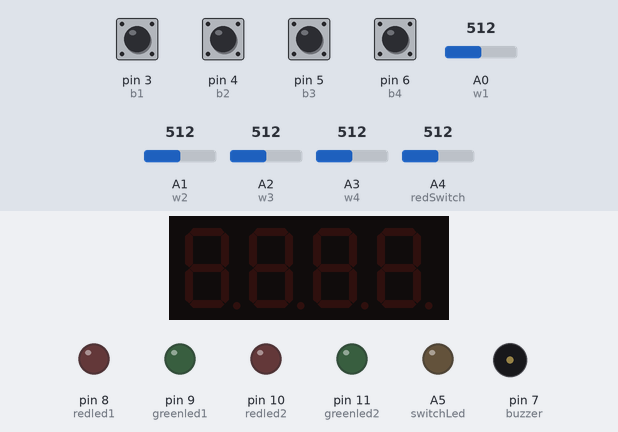
Bench run of a sketch on a simulated Arduino Uno, built with avr-gcc and run on an emulated ATmega328P. Shown: 4-digit seven-segment display, output pins drawn as LEDs (lit = HIGH), buzzer (waves = sounding, pin HIGH). Inputs (shaded band) come from the test bench; at power-on: pin 3 (b1), pin 4 (b2), pin 5 (b3), pin 6 (b4) HIGH, A4 (redSwitch) = 512, A0 (w1) = 512, A1 (w2) = 512, A2 (w3) = 512, A3 (w4) = 512.

Above: at 1.2 s.
1.3 s: A4 (redSwitch) set to 105
2.8 s: A4 (redSwitch) set to 92
At 3.8 s:
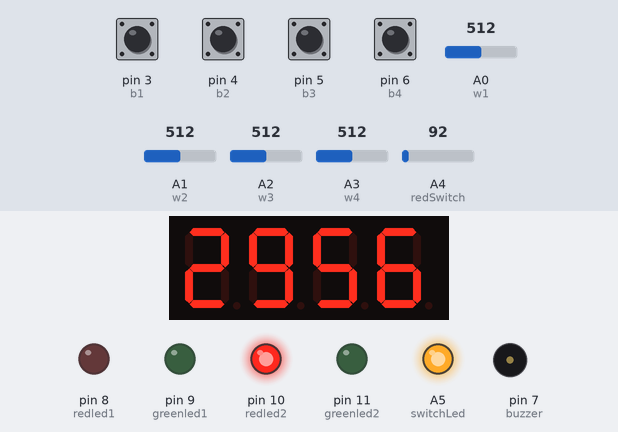
5.8 s: A4 (redSwitch) set to 882
7.5 s: A4 (redSwitch) set to 918
At 9.8 s:
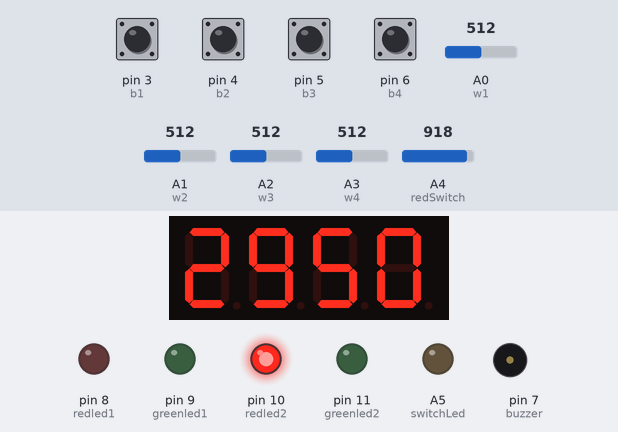
Timing chart, 0 to 11.3 s (numbered marks = the images above; inputs shaded):
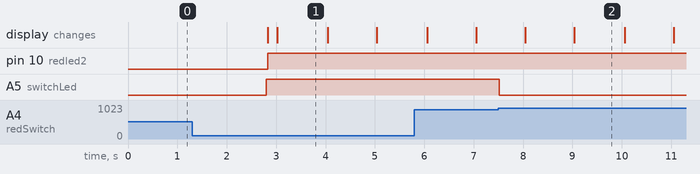

The sketch:

Bomb_Trail_Camp_v7.ino
```cpp
/*This version buzzer works when timer reaches 0
 * Switch is included
 * AnalogRead for redSwitch
 * Screen of timer only displayed when redSwitch is flipped
 * Change 4th resistor to 120k ohm
 * Timelimit:30min
 */
#define w1 A0
#define w2 A1
#define w3 A2
#define w4 A3
#define b1 3
#define b2 4
#define b3 5
#define b4 6
#define buzzer 7
#define redled1 8 // for button
#define greenled1 9
#define redled2 10  // for wire
#define greenled2 11
#define CLK 12
#define DATA 13
#define redSwitch A4
#define switchLed A5


#define numberOfSeconds(_time_) ((_time_ / 1000) % 60)
#define numberOfMinutes(_time_) ((((_time_) / 1000) /60) % 60)

#include <TM1637Display.h>

int wireReading1 = 0;
int wireReading2 = 0;
int wireReading3 = 0;
int wireReading4 = 0;
int greenledCount = 0;
bool isBothGameFin = false;
bool hasGameStarted = false;

int pressCount = 0; //initialise to zero
int posCount = 0;
int combination[] = {1, 4, 4, 3}; //reference combination
int userInput[] = {0, 0, 0, 0}; //4 elements in the array

int switchRead;
int ledRead;

unsigned long lastDebounceTime = 0;  // the last time the output pin was toggled
unsigned long debounceDelay = 1000;

uint8_t OFF[] = {0, 0, 0, 0};
uint8_t END[] = {B00111111, B00111111, B00111111, B00111111};

TM1637Display display(12, 13);  //(CLK,DATA)

unsigned long timeLimit = 1800000; //30min

void setup() {
  // put your setup code here, to run once:
  pinMode(greenled1, OUTPUT);
  pinMode(redled1, OUTPUT);

  pinMode(greenled2, OUTPUT);
  pinMode(redled2, OUTPUT);

  pinMode(w1, INPUT_PULLUP);
  pinMode(w2, INPUT_PULLUP);
  pinMode(w3, INPUT_PULLUP);
  pinMode(w4, INPUT_PULLUP);

  pinMode(b1, INPUT_PULLUP);
  pinMode(b2, INPUT_PULLUP);
  pinMode(b3, INPUT_PULLUP);
  pinMode(b4, INPUT_PULLUP);

  pinMode(redSwitch, INPUT_PULLUP);
  pinMode(switchLed, OUTPUT);

  pinMode(buzzer, OUTPUT);

  lastDebounceTime = millis();

  //set brightness
  display.setBrightness(0x0c);
  //clear the display
  display.setSegments(OFF);

  digitalWrite(redled1, LOW);
  digitalWrite(greenled1, LOW);
  digitalWrite(redled2, LOW);
  digitalWrite(greenled2, LOW);
  Serial.begin(9600);

}

void loop() {
  switchRead = analogRead(redSwitch);

  /* This part control the led light on the red switch
   * It also checks if the switch for the game is triggered
   */
  if (switchRead < 100) {
    ledRead = 900;
    hasGameStarted = true;

  } else if (switchRead > 900)  {
    ledRead = 0;
  }
  analogWrite(switchLed, ledRead);

if (hasGameStarted) {
  checkStatusOfGame();
    if (isBothGameFin) {
      display.showNumberDec(100);  // show the next location

    } else {
      countdown();
    }

    wireReading1 = analogRead(w1);
    wireReading2 = analogRead(w2);
    wireReading3 = analogRead(w3);
    wireReading4 = analogRead(w4);

    int buttonReading1 = digitalRead(b1);
    int buttonReading2 = digitalRead(b2);
    int buttonReading3 = digitalRead(b3);
    int buttonReading4 = digitalRead(b4);


    //code for button
    if ((millis() - lastDebounceTime) > debounceDelay) {
      if (!buttonReading1) {  //if b1 is pressed
        lastDebounceTime = millis();
        userInput[pressCount] = 1;
        Serial.print('1');
        pressCount++;
      }
      else if (!buttonReading2) {  //if b1 is pressed
        lastDebounceTime = millis();
        userInput[pressCount] = 2;
        Serial.print('2');
        pressCount++;
      }
      else if (!buttonReading3) {  //if b1 is pressed
        lastDebounceTime = millis();
        userInput[pressCount] = 3;
        Serial.print('3');
        pressCount++;
      }
      else if (!buttonReading4) {  //if b1 is pressed
        lastDebounceTime = millis();
        userInput[pressCount] = 4;
        Serial.print('4');
        pressCount++;
      }

    }

    if (pressCount == 4) { //pressCount start from zero
      for (int i = 0; i <= 3; i++) {
        Serial.print(userInput[i]);
      }
      if (isArrayCorrect()) {
        digitalWrite(greenled1, HIGH);
        Serial.println("Correct Array!");
      } else {
        digitalWrite(redled1, HIGH);
        timeLimit = timeLimit - 30000; //deduct 30s
        resetForButton();
      }

    }
    //code for wire
    if ( (49 < wireReading1) && (wireReading1 < 151) && (199 < wireReading2) && (wireReading2 < 301) && (499 < wireReading3) && (wireReading3 < 601) && (699 < wireReading4) && (wireReading4 < 801)) {
      Serial.println("Correct Wire Combination!");
      digitalWrite(greenled2, HIGH);
      digitalWrite(redled2, LOW);

    } else {
      //Serial.println("Wrong Wire Combination!");
      digitalWrite(redled2, HIGH);
      digitalWrite(greenled2, LOW);

    }
  }

}

void countdown() {
  unsigned long timeRemaining = timeLimit - millis();

  int seconds = numberOfSeconds (timeRemaining);
  int minutes = numberOfMinutes(timeRemaining);

  //display seconds in the last two places
  display.showNumberDecEx(seconds, 0, false, 2, 2);
  //display minutes in the first two places
  display.showNumberDecEx(minutes, 0x80 >> 3, false, 2, 0);

  //Update the time remaining
  timeRemaining = timeLimit - millis();

  if (timeRemaining< 1000) {
    tone(buzzer,1000);
    display.setSegments(END);
  }
}

bool checkStatusOfGame() {
  if ((digitalRead(greenled1) == HIGH) && (digitalRead(greenled2) == HIGH)) {
    isBothGameFin = true;

  } else {
    isBothGameFin = false;

  }
}

bool isArrayCorrect() {
  Serial.println();
  Serial.println("Checking...");
  Serial.print("User Input: ");
  for (int i = 0; i <= 3; i++) {
    Serial.print(userInput[i]);
  }

  for (int i = 0; i <= 3; i++) {
    if (userInput[i] != combination[i]) {
      Serial.println("FAIL");
      for (int i = 0; i <= 3; i++) {
        userInput[i] = 0;
      }
      return false;
    }
  }
  Serial.println("SUCCESS");

  return true;
}

void resetForButton() {
  digitalWrite(redled1, LOW);
  digitalWrite(greenled1, LOW);
  for (int i = 0; i <= 3; i++) {
    userInput[i] = 0;
  }
  pressCount = 0;
  posCount = 0;
}
```

Measured:
- the behaviour switches between 100 and 99 on A4 (redSwitch) (found by bisection; images 0 and 1)
- the behaviour switches between 900 and 901 on A4 (redSwitch) (found by bisection; images 1 and 2)
- after the input at 1.3 s, every drawn part: stays the same
- after the input at 2.8 s, pin 10 (redled2), A5 (switchLed): LOW → HIGH at once; the display: first changes at once (image 1 shows a later state)
- after the input at 7.5 s, A5 (switchLed): HIGH → LOW at once
- what the display in image 2 shows lasts 1.1 s, from 9.0 s to 10.1 s
